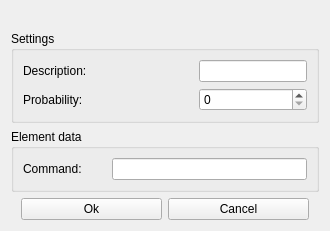
<?xml version="1.0" encoding="UTF-8"?>
<ui version="4.0">
 <class>CommandBlockWidget</class>
 <widget class="QWidget" name="CommandBlockWidget">
  <property name="geometry">
   <rect>
    <x>0</x>
    <y>0</y>
    <width>330</width>
    <height>212</height>
   </rect>
  </property>
  <property name="windowTitle">
   <string>Edit element</string>
  </property>
  <property name="windowIcon">
   <iconset resource="appstyle.qrc">
    <normaloff>:/icons/appicon</normaloff>:/icons/appicon</iconset>
  </property>
  <layout class="QGridLayout" name="gridLayout">
   <item row="0" column="0">
    <layout class="QVBoxLayout" name="verticalLayout">
     <item>
      <widget class="QLabel" name="tooltipLabel">
       <property name="text">
        <string/>
       </property>
      </widget>
     </item>
     <item>
      <widget class="QGroupBox" name="groupBox">
       <property name="title">
        <string>Settings</string>
       </property>
       <layout class="QGridLayout" name="gridLayout_3">
        <item row="0" column="0">
         <layout class="QGridLayout" name="gridLayout_4" columnstretch="30,0">
          <item row="1" column="1">
           <widget class="QSpinBox" name="probabilitySpin"/>
          </item>
          <item row="0" column="0">
           <widget class="QLabel" name="descriptionLabel">
            <property name="text">
             <string>Description:</string>
            </property>
           </widget>
          </item>
          <item row="0" column="1">
           <widget class="QLineEdit" name="descriptionEdit"/>
          </item>
          <item row="1" column="0">
           <widget class="QLabel" name="probabilityLabel">
            <property name="text">
             <string>Probability:</string>
            </property>
           </widget>
          </item>
         </layout>
        </item>
       </layout>
      </widget>
     </item>
     <item>
      <widget class="QGroupBox" name="groupBox_2">
       <property name="title">
        <string>Element data</string>
       </property>
       <layout class="QGridLayout" name="gridLayout_5">
        <item row="0" column="0">
         <layout class="QGridLayout" name="gridLayout_2" columnstretch="30,70">
          <item row="0" column="0">
           <widget class="QLabel" name="commandLabel">
            <property name="text">
             <string>Command:</string>
            </property>
           </widget>
          </item>
          <item row="0" column="1">
           <widget class="QLineEdit" name="commandEdit"/>
          </item>
         </layout>
        </item>
       </layout>
      </widget>
     </item>
     <item>
      <layout class="QHBoxLayout" name="horizontalLayout_2">
       <property name="leftMargin">
        <number>10</number>
       </property>
       <property name="rightMargin">
        <number>10</number>
       </property>
       <item>
        <widget class="QPushButton" name="submitButton">
         <property name="text">
          <string>Ok</string>
         </property>
        </widget>
       </item>
       <item>
        <widget class="QPushButton" name="cancelButton">
         <property name="text">
          <string>Cancel</string>
         </property>
        </widget>
       </item>
      </layout>
     </item>
    </layout>
   </item>
  </layout>
 </widget>
 <resources>
  <include location="appstyle.qrc"/>
 </resources>
 <connections/>
</ui>
